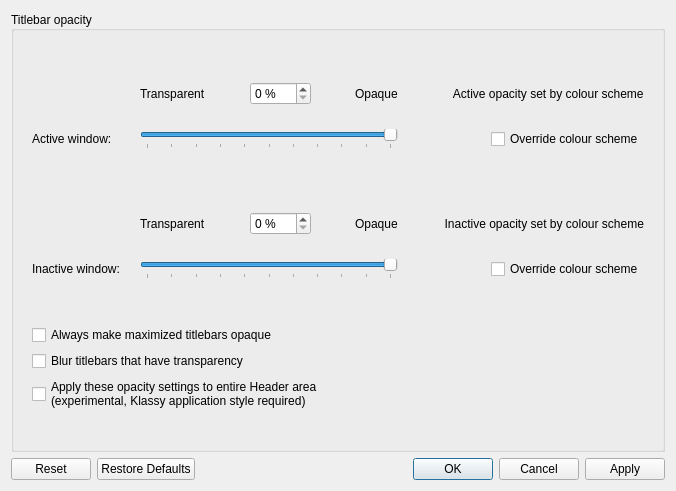
<?xml version="1.0" encoding="UTF-8"?>
<ui version="4.0">
 <class>TitleBarOpacity</class>
 <widget class="QDialog" name="TitleBarOpacity">
  <property name="geometry">
   <rect>
    <x>0</x>
    <y>0</y>
    <width>676</width>
    <height>491</height>
   </rect>
  </property>
  <property name="windowTitle">
   <string>Dialog</string>
  </property>
  <layout class="QVBoxLayout" name="verticalLayout">
   <item>
    <widget class="QGroupBox" name="groupBox_4">
     <property name="title">
      <string>Titlebar opacity</string>
     </property>
     <property name="alignment">
      <set>Qt::AlignLeading|Qt::AlignLeft|Qt::AlignVCenter</set>
     </property>
     <layout class="QGridLayout" name="gridLayout_2">
      <property name="leftMargin">
       <number>18</number>
      </property>
      <property name="topMargin">
       <number>18</number>
      </property>
      <property name="rightMargin">
       <number>18</number>
      </property>
      <property name="bottomMargin">
       <number>18</number>
      </property>
      <item row="0" column="0">
       <spacer name="verticalSpacer_12">
        <property name="orientation">
         <enum>Qt::Vertical</enum>
        </property>
        <property name="sizeType">
         <enum>QSizePolicy::Fixed</enum>
        </property>
        <property name="sizeHint" stdset="0">
         <size>
          <width>20</width>
          <height>10</height>
         </size>
        </property>
       </spacer>
      </item>
      <item row="1" column="0">
       <layout class="QVBoxLayout" name="verticalLayout_2">
        <property name="spacing">
         <number>20</number>
        </property>
        <item>
         <layout class="QGridLayout" name="gridLayout">
          <property name="verticalSpacing">
           <number>0</number>
          </property>
          <item row="4" column="0">
           <widget class="QLabel" name="_menuGroupDescription_2">
            <property name="text">
             <string>Inactive window:</string>
            </property>
            <property name="buddy">
             <cstring>inactiveTitlebarOpacity_2</cstring>
            </property>
           </widget>
          </item>
          <item row="0" column="1">
           <layout class="QHBoxLayout" name="horizontalLayout">
            <item>
             <widget class="QLabel" name="_menuOpacityTransparentLabel">
              <property name="text">
               <string>Transparent</string>
              </property>
             </widget>
            </item>
            <item>
             <spacer name="horizontalSpacer_9">
              <property name="orientation">
               <enum>Qt::Horizontal</enum>
              </property>
              <property name="sizeHint" stdset="0">
               <size>
                <width>40</width>
                <height>20</height>
               </size>
              </property>
             </spacer>
            </item>
            <item>
             <widget class="QSpinBox" name="activeTitlebarOpacity_2">
              <property name="suffix">
               <string> %</string>
              </property>
              <property name="maximum">
               <number>100</number>
              </property>
              <property name="value">
               <number>0</number>
              </property>
             </widget>
            </item>
            <item>
             <spacer name="horizontalSpacer_15">
              <property name="orientation">
               <enum>Qt::Horizontal</enum>
              </property>
              <property name="sizeHint" stdset="0">
               <size>
                <width>40</width>
                <height>20</height>
               </size>
              </property>
             </spacer>
            </item>
            <item>
             <widget class="QLabel" name="_menuOpacityTransparentLabel_2">
              <property name="text">
               <string>Opaque</string>
              </property>
             </widget>
            </item>
           </layout>
          </item>
          <item row="3" column="1">
           <layout class="QHBoxLayout" name="horizontalLayout_2">
            <item>
             <widget class="QLabel" name="_menuOpacityTransparentLabel_4">
              <property name="text">
               <string>Transparent</string>
              </property>
             </widget>
            </item>
            <item>
             <spacer name="horizontalSpacer_16">
              <property name="orientation">
               <enum>Qt::Horizontal</enum>
              </property>
              <property name="sizeHint" stdset="0">
               <size>
                <width>40</width>
                <height>20</height>
               </size>
              </property>
             </spacer>
            </item>
            <item>
             <widget class="QSpinBox" name="inactiveTitlebarOpacity_2">
              <property name="suffix">
               <string> %</string>
              </property>
              <property name="maximum">
               <number>100</number>
              </property>
              <property name="value">
               <number>0</number>
              </property>
             </widget>
            </item>
            <item>
             <spacer name="horizontalSpacer_17">
              <property name="orientation">
               <enum>Qt::Horizontal</enum>
              </property>
              <property name="sizeHint" stdset="0">
               <size>
                <width>40</width>
                <height>20</height>
               </size>
              </property>
             </spacer>
            </item>
            <item>
             <widget class="QLabel" name="_menuOpacityTransparentLabel_3">
              <property name="text">
               <string>Opaque</string>
              </property>
             </widget>
            </item>
           </layout>
          </item>
          <item row="4" column="1">
           <widget class="QSlider" name="inactiveTitlebarOpacity">
            <property name="minimum">
             <number>0</number>
            </property>
            <property name="maximum">
             <number>100</number>
            </property>
            <property name="singleStep">
             <number>1</number>
            </property>
            <property name="pageStep">
             <number>10</number>
            </property>
            <property name="value">
             <number>100</number>
            </property>
            <property name="orientation">
             <enum>Qt::Horizontal</enum>
            </property>
            <property name="invertedAppearance">
             <bool>false</bool>
            </property>
            <property name="invertedControls">
             <bool>false</bool>
            </property>
            <property name="tickPosition">
             <enum>QSlider::TicksBelow</enum>
            </property>
            <property name="tickInterval">
             <number>10</number>
            </property>
           </widget>
          </item>
          <item row="1" column="0">
           <widget class="QLabel" name="_menuGroupDescription">
            <property name="text">
             <string>Active window:</string>
            </property>
            <property name="buddy">
             <cstring>activeTitlebarOpacity_2</cstring>
            </property>
           </widget>
          </item>
          <item row="2" column="0">
           <spacer name="verticalSpacer_10">
            <property name="orientation">
             <enum>Qt::Vertical</enum>
            </property>
            <property name="sizeType">
             <enum>QSizePolicy::Maximum</enum>
            </property>
            <property name="sizeHint" stdset="0">
             <size>
              <width>20</width>
              <height>40</height>
             </size>
            </property>
           </spacer>
          </item>
          <item row="0" column="2" alignment="Qt::AlignRight">
           <widget class="QLabel" name="activeTitleBarOpacityFromColorSchemeLabel">
            <property name="text">
             <string>        Active opacity set by colour scheme</string>
            </property>
           </widget>
          </item>
          <item row="1" column="2" alignment="Qt::AlignRight">
           <widget class="QCheckBox" name="overrideActiveTitleBarOpacity">
            <property name="text">
             <string>Override colour scheme</string>
            </property>
           </widget>
          </item>
          <item row="3" column="2" alignment="Qt::AlignRight">
           <widget class="QLabel" name="inactiveTitleBarOpacityFromColorSchemeLabel">
            <property name="text">
             <string>        Inactive opacity set by colour scheme</string>
            </property>
           </widget>
          </item>
          <item row="4" column="2" alignment="Qt::AlignRight">
           <widget class="QCheckBox" name="overrideInactiveTitleBarOpacity">
            <property name="text">
             <string>Override colour scheme</string>
            </property>
           </widget>
          </item>
          <item row="1" column="1">
           <widget class="QSlider" name="activeTitlebarOpacity">
            <property name="minimum">
             <number>0</number>
            </property>
            <property name="maximum">
             <number>100</number>
            </property>
            <property name="singleStep">
             <number>1</number>
            </property>
            <property name="pageStep">
             <number>10</number>
            </property>
            <property name="value">
             <number>100</number>
            </property>
            <property name="orientation">
             <enum>Qt::Horizontal</enum>
            </property>
            <property name="invertedAppearance">
             <bool>false</bool>
            </property>
            <property name="invertedControls">
             <bool>false</bool>
            </property>
            <property name="tickPosition">
             <enum>QSlider::TicksBelow</enum>
            </property>
            <property name="tickInterval">
             <number>10</number>
            </property>
           </widget>
          </item>
         </layout>
        </item>
        <item>
         <spacer name="verticalSpacer_17">
          <property name="orientation">
           <enum>Qt::Vertical</enum>
          </property>
          <property name="sizeType">
           <enum>QSizePolicy::Fixed</enum>
          </property>
          <property name="sizeHint" stdset="0">
           <size>
            <width>20</width>
            <height>40</height>
           </size>
          </property>
         </spacer>
        </item>
       </layout>
      </item>
      <item row="4" column="0">
       <widget class="QCheckBox" name="applyOpacityToHeader">
        <property name="text">
         <string>Apply these opacity settings to entire Header area
(experimental, Klassy application style required)</string>
        </property>
       </widget>
      </item>
      <item row="3" column="0">
       <widget class="QCheckBox" name="blurTransparentTitlebars">
        <property name="text">
         <string>Blur titlebars that have transparency</string>
        </property>
       </widget>
      </item>
      <item row="5" column="0">
       <spacer name="verticalSpacer_9">
        <property name="orientation">
         <enum>Qt::Vertical</enum>
        </property>
        <property name="sizeType">
         <enum>QSizePolicy::Fixed</enum>
        </property>
        <property name="sizeHint" stdset="0">
         <size>
          <width>20</width>
          <height>20</height>
         </size>
        </property>
       </spacer>
      </item>
      <item row="2" column="0">
       <widget class="QCheckBox" name="opaqueMaximizedTitlebars">
        <property name="text">
         <string>Always make maximized titlebars opaque</string>
        </property>
       </widget>
      </item>
     </layout>
    </widget>
   </item>
   <item>
    <widget class="QDialogButtonBox" name="buttonBox">
     <property name="orientation">
      <enum>Qt::Horizontal</enum>
     </property>
     <property name="standardButtons">
      <set>QDialogButtonBox::Apply|QDialogButtonBox::Cancel|QDialogButtonBox::Ok|QDialogButtonBox::Reset|QDialogButtonBox::RestoreDefaults</set>
     </property>
    </widget>
   </item>
  </layout>
 </widget>
 <tabstops>
  <tabstop>activeTitlebarOpacity_2</tabstop>
  <tabstop>activeTitlebarOpacity</tabstop>
  <tabstop>inactiveTitlebarOpacity_2</tabstop>
  <tabstop>inactiveTitlebarOpacity</tabstop>
  <tabstop>opaqueMaximizedTitlebars</tabstop>
  <tabstop>blurTransparentTitlebars</tabstop>
  <tabstop>applyOpacityToHeader</tabstop>
 </tabstops>
 <resources>
  <include location="klassydecoration_config.qrc"/>
 </resources>
 <connections>
  <connection>
   <sender>buttonBox</sender>
   <signal>accepted()</signal>
   <receiver>TitleBarOpacity</receiver>
   <slot>accept()</slot>
   <hints>
    <hint type="sourcelabel">
     <x>358</x>
     <y>453</y>
    </hint>
    <hint type="destinationlabel">
     <x>329</x>
     <y>450</y>
    </hint>
   </hints>
  </connection>
  <connection>
   <sender>buttonBox</sender>
   <signal>rejected()</signal>
   <receiver>TitleBarOpacity</receiver>
   <slot>reject()</slot>
   <hints>
    <hint type="sourcelabel">
     <x>546</x>
     <y>456</y>
    </hint>
    <hint type="destinationlabel">
     <x>563</x>
     <y>447</y>
    </hint>
   </hints>
  </connection>
 </connections>
</ui>
